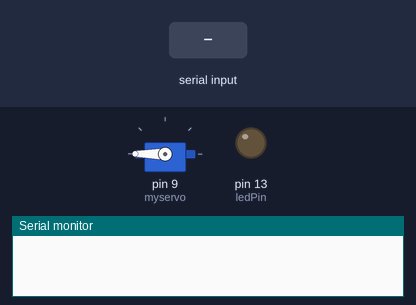
The sketch below on a simulated Arduino Uno, built with avr-gcc and run on an emulated ATmega328P. On the bench: servo, output pins drawn as LEDs (lit = HIGH), the last lines printed to the serial monitor. The inputs (shaded band) are chosen by the test bench.

Above: at 1.2 s.
1.3 s: "1" received over Serial
At 10.8 s:
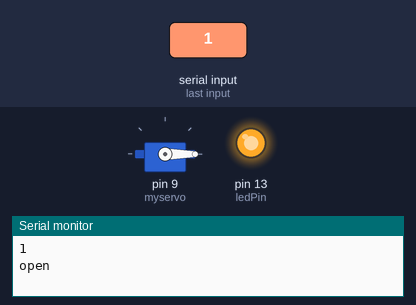
Timing chart, 0 to 11.8 s (numbered marks = the images above; inputs shaded):
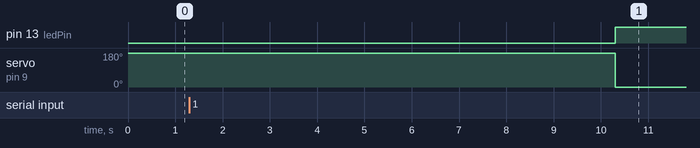

Measured:
- after the input at 1.3 s, pin 13 (ledPin): LOW → HIGH after 9.0 s; servo on pin 9 (myservo): 180° → 0° after 9.0 s

The sketch:

arduino_python_colour.ino
```cpp
int ledPin = 13; // Pin connected to the LED
int statusservo = 0;
#include <Servo.h>
Servo myservo;
void setup() {
  myservo.attach(9);
  myservo.write(180);
  pinMode(ledPin, OUTPUT); // Set the LED pin as output
  Serial.begin(9600); // Initialize serial communication at 9600 bits per second
}

void loop() {
  if (Serial.available() > 0) {
    char signal = Serial.read(); // Read the incoming signal
    Serial.println (signal);
    if (signal == '1'  && statusservo==0) {
      statusservo=1;
      delay(9000);
      Serial.println("open");
      digitalWrite(ledPin, HIGH); // Turn on the LED
      myservo.write(0);
      delay(2000);
    }
    else if ( signal=='0'  && statusservo==1) {
      digitalWrite(ledPin, LOW); // Turn off the LED
      myservo.write(180);
       Serial.println ("return");
      statusservo=0;
      //delay (2000);
    }
  }
}
```
